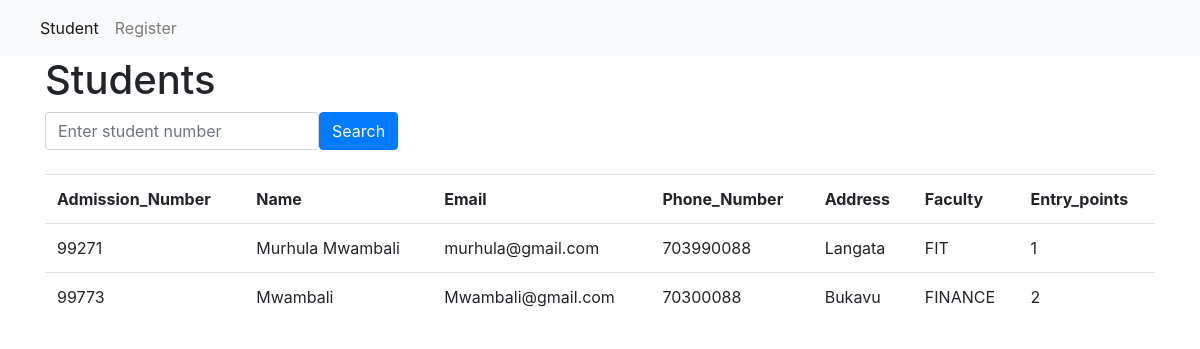
The page / on the database its author committed.
### tables this page shows
CREATE TABLE students(
	id INTEGER PRIMARY KEY AUTOINCREMENT,
	Admission_number INTEGER NOT NULL,
	Name Text NOT NULL,
	Email Text NOT NULL,
	Phone_Number INTEGER NOT NULL,
	Address Text NOT NULL,
	Faculty Text Not NULL,
	Entry_points INTEGER NOT NULL
);

### server1.py (the view)
@app.route('/')
def index():
	conn = connection()
	students = conn.execute('SELECT * FROM students').fetchall()
	conn.close()
	return render_template('index.html', students=students)

### server1.py (called while the page is built)
def connection():
	conn = sqlite3.connect('soap.db')
	conn.row_factory = sqlite3.Row
	return conn

### templates/index.html
{% extends 'base.html' %}
{% block content %}
    <h1>{% block title %} Students {% endblock %}</h1>
    <form method="get" class="form-inline">
    <input type="text" placeholder="Enter student number" name="student_number" class="form-control" required>
    <input type="submit" value="Search" class="btn btn-primary">
    </form><br>
    <table class="table table-hover">
    	<tr class ="success">
    		<th>Admission_Number</th>
    		<th>Name</th>
    		<th>Email</th>
    		<th>Phone_Number</th>
    		<th>Address</th>
    		<th>Faculty</th>
            <th>Entry_points</th>
    	</tr>
    	{% for student in students %}
    	<a href="#">
    		<tr>
				<td>{{student['Admission_Number']}}</td>
				<td>{{student['Name']}}</td>
				<td>{{student['Email']}}</td>
				<td>{{student['Phone_Number']}}</td>
				<td>{{student['Address']}}</td>
				<td>{{student['Faculty']}}</td>
                <td>{{student['Entry_points']}}</td>
			</tr>
        {% endfor %}
    </table>
{% endblock %}

### templates/base.html (shortened to what this page needs)
<!doctype html>
<html lang="en">
  <head>
    <link rel="stylesheet" href="https://stackpath.bootstrapcdn.com/bootstrap/4.3.1/css/bootstrap.min.css">
  </head>
  <body>
    <nav class="navbar navbar-expand-md navbar-light bg-light">
        <div class="collapse navbar-collapse" id="navbarNav">
            <ul class="navbar-nav">
            <li class="nav-item active">
                <a class="nav-link" href="{{url_for('index')}}">Student</a>
            </li>
            <li class="nav-item">
                <a class="nav-link" href="{{url_for('register')}}">Register</a>
            </ul>
        </div>
    </nav>
    <div class="container">
        {% block content %} {% endblock %}
    </div>
  </body>
</html>

### rows shown on the page
students: Admission_Number "99271", Name "Murhula Mwambali", Email "murhula@gmail.com", Phone_Number "703990088", Address "Langata", Faculty "FIT", Entry_points "1"
students: Admission_Number "99773", Name "Mwambali", Email "Mwambali@gmail.com", Phone_Number "70300088", Address "Bukavu", Faculty "FINANCE", Entry_points "2"
